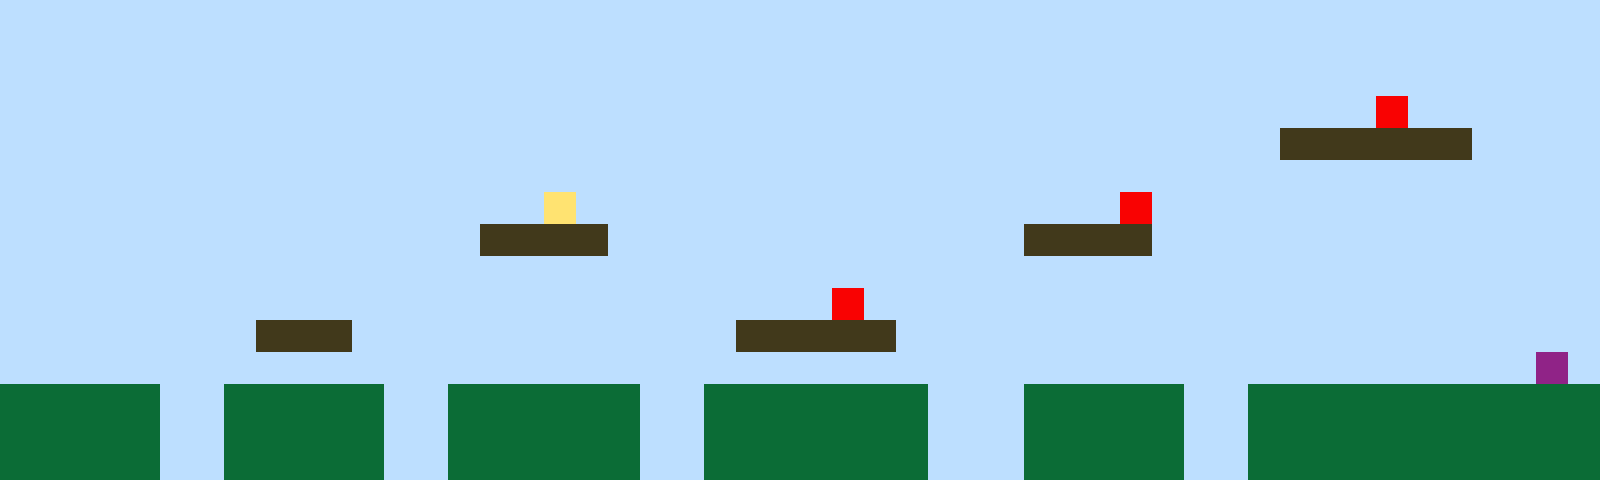

Tiled map render using the project's own tile images. Description and the whole map definition, tile-layer contents included, below:
An orthogonal 50x15 tile map with 32x32 px tiles, 1 tile layer (Tile Layer 1).

<map version="1.10" tiledversion="1.11.2" orientation="orthogonal" renderorder="right-up" width="50" height="15" tilewidth="32" tileheight="32" infinite="0" nextlayerid="2" nextobjectid="1"><editorsettings><export target="map1.csv" format="csv" /></editorsettings><tileset firstgid="1" name="sprites" tilewidth="32" tileheight="32" tilecount="6" columns="3"><image source="sprites.png" width="96" height="64" /></tileset><layer id="1" name="Tile Layer 1" width="50" height="15"><data encoding="csv">1,1,1,1,1,1,1,1,1,1,1,1,1,1,1,1,1,1,1,1,1,1,1,1,1,1,1,1,1,1,1,1,1,1,1,1,1,1,1,1,1,1,1,1,1,1,1,1,1,1,1,1,1,1,1,1,1,1,1,1,1,1,1,1,1,1,1,1,1,1,1,1,1,1,1,1,1,1,1,1,1,1,1,1,1,1,1,1,1,1,1,1,1,1,1,1,1,1,1,1,1,1,1,1,1,1,1,1,1,1,1,1,1,1,1,1,1,1,1,1,1,1,1,1,1,1,1,1,1,1,1,1,1,1,1,1,1,1,1,1,1,1,1,1,1,1,1,1,1,1,1,1,1,1,1,1,1,1,1,1,1,1,1,1,1,1,1,1,1,1,1,1,1,1,1,1,1,1,1,1,1,1,1,1,1,1,1,1,1,1,1,1,1,5,1,1,1,1,1,1,1,1,1,1,1,1,1,1,1,1,1,1,1,1,1,1,1,1,1,1,1,1,1,1,1,1,1,1,1,1,1,1,1,1,1,1,1,1,1,1,3,3,3,3,3,3,1,1,1,1,1,1,1,1,1,1,1,1,1,1,1,1,1,1,1,1,1,1,1,1,1,1,1,1,1,1,1,1,1,1,1,1,1,1,1,1,1,1,1,1,1,1,1,1,1,1,1,1,1,1,1,1,1,1,1,1,1,1,1,1,1,1,1,1,1,1,1,4,1,1,1,1,1,1,1,1,1,1,1,1,1,1,1,1,1,5,1,1,1,1,1,1,1,1,1,1,1,1,1,1,1,1,1,1,1,1,1,1,1,1,1,1,1,1,1,3,3,3,3,1,1,1,1,1,1,1,1,1,1,1,1,1,3,3,3,3,1,1,1,1,1,1,1,1,1,1,1,1,1,1,1,1,1,1,1,1,1,1,1,1,1,1,1,1,1,1,1,1,1,1,1,1,1,1,1,1,1,1,1,1,1,1,1,1,1,1,1,1,1,1,1,1,1,1,1,1,1,1,1,1,1,1,1,1,1,1,1,1,1,1,1,1,1,1,1,1,1,1,1,1,1,1,1,1,1,1,5,1,1,1,1,1,1,1,1,1,1,1,1,1,1,1,1,1,1,1,1,1,1,1,1,1,1,1,1,1,1,1,3,3,3,1,1,1,1,1,1,1,1,1,1,1,1,3,3,3,3,3,1,1,1,1,1,1,1,1,1,1,1,1,1,1,1,1,1,1,1,1,1,1,1,1,1,1,1,1,1,1,1,1,1,1,1,1,1,1,1,1,1,1,1,1,1,1,1,1,1,1,1,1,1,1,1,1,1,1,1,1,1,1,1,1,1,1,1,1,1,1,6,1,2,2,2,2,2,1,1,2,2,2,2,2,1,1,2,2,2,2,2,2,1,1,2,2,2,2,2,2,2,1,1,1,2,2,2,2,2,1,1,2,2,2,2,2,2,2,2,2,2,2,2,2,2,2,2,1,1,2,2,2,2,2,1,1,2,2,2,2,2,2,1,1,2,2,2,2,2,2,2,1,1,1,2,2,2,2,2,1,1,2,2,2,2,2,2,2,2,2,2,2,2,2,2,2,2,1,1,2,2,2,2,2,1,1,2,2,2,2,2,2,1,1,2,2,2,2,2,2,2,1,1,1,2,2,2,2,2,1,1,2,2,2,2,2,2,2,2,2,2,2</data></layer></map>
